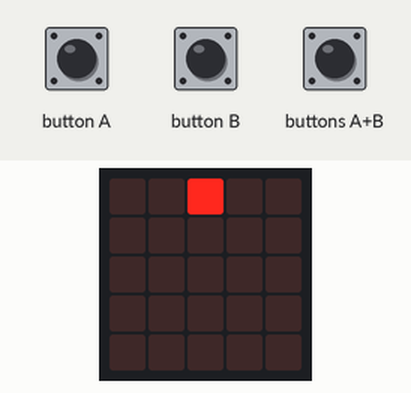
The program below on a simulated BBC micro:bit (MakeCode). Shown: the board's 5×5 LED display. Inputs (shaded band) come from the test bench.

Above: at 1.2 s.
1.3 s: buttons A+B pressed for 0.15 s
At 3.9 s:
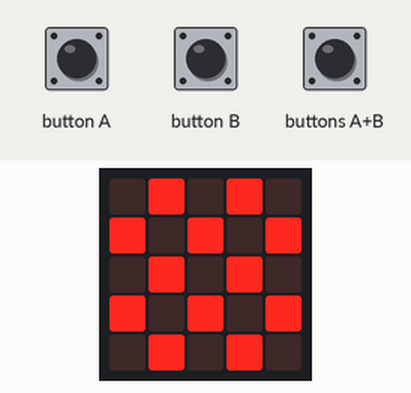
4.4 s: button A pressed for 0.15 s
6.2 s: button B pressed for 0.15 s
At 6.8 s:
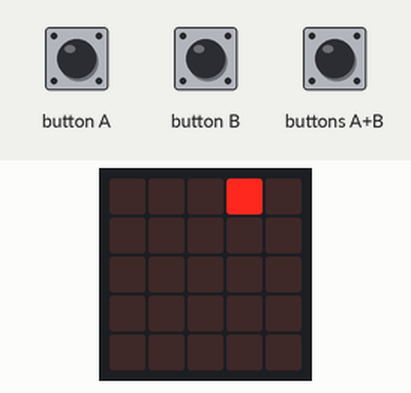
7.8 s: buttons A+B pressed for 1 s
At 11.7 s:
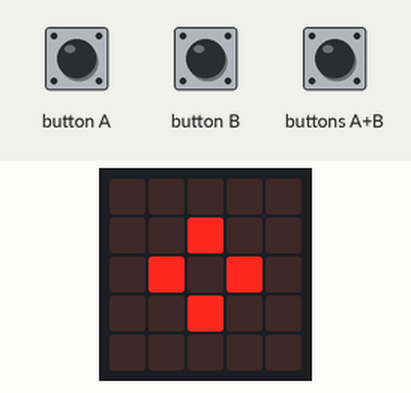
11.8 s: button B pressed for 0.15 s
13.5 s: button A pressed for 0.15 s
At 14.7 s:
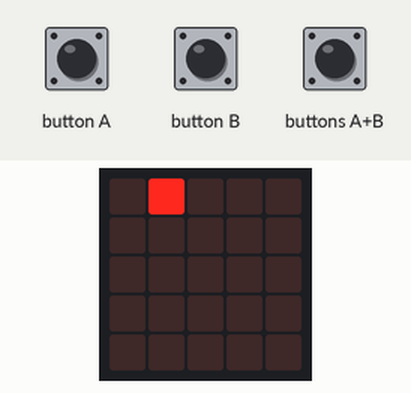
Timing chart, 0 to 16.1 s (numbered marks = the images above; inputs shaded):
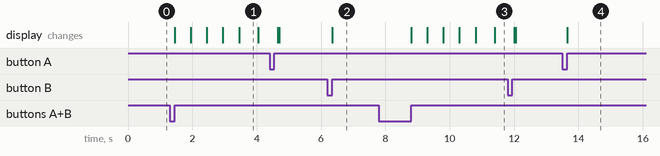

The program:

main.ts
```typescript
input.onButtonPressed(Button.A, function () {
    bomba.move(-1)
})
input.onButtonPressed(Button.AB, function () {
    for (let index = 0; index < 4; index++) {
        bomba.change(LedSpriteProperty.Y, 1)
        basic.pause(500)
    }
    if (bomba.get(LedSpriteProperty.Y) == 4) {
        basic.showIcon(IconNames.Chessboard)
        basic.showIcon(IconNames.SmallDiamond)
        bomba.set(LedSpriteProperty.X, 2)
        bomba.set(LedSpriteProperty.Y, 0)
    }
})
input.onButtonPressed(Button.B, function () {
    bomba.move(1)
})
let bomba: game.LedSprite = null
bomba = game.createSprite(2, 0)
```

test.ts
```typescript
// aquí va el archivo "tests"; esto no se compilará cuando este paquete se utilice como una extensión.
```

Measured:
- after the input at 1.3 s, the display: first changes after 0.15 s (image 1 shows a later state)
- after the input at 6.2 s, the display: changes after 0.15 s (image 2)
- after the input at 7.8 s, the display: first changes after 1.0 s (image 3 shows a later state)
- after the input at 13.5 s, the display: changes after 0.15 s (image 4)
- what the display in image 1 shows lasts 0.6 s, from 3.5 s to 4.1 s
